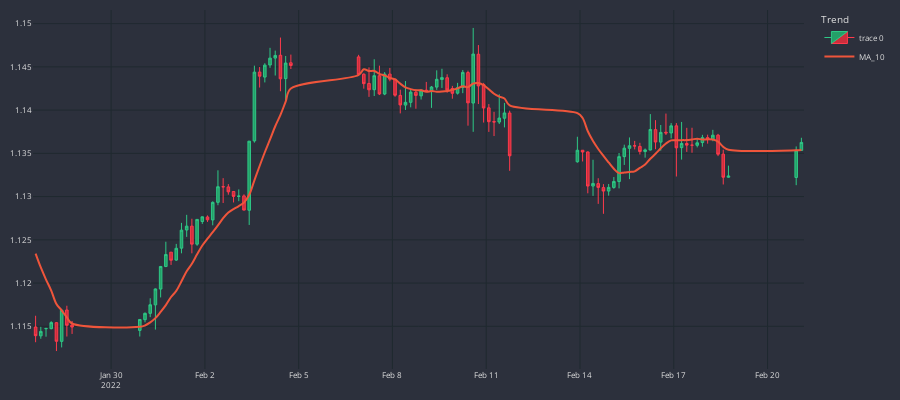

The notebook cell this image was saved under:
### Code cell
fig = go.Figure()
fig.add_trace(go.Candlestick(
    x = df_plot.time,
    open = df_plot.mid_o,
    high = df_plot.mid_h,
    low = df_plot.mid_l,
    close = df_plot.mid_c,
    line = dict(width = 1), opacity = 1,
    increasing_fillcolor = '#24A068',
    decreasing_fillcolor = '#CC2E3C',
    increasing_line_color = '#2EC886',
    decreasing_line_color = '#FF3A4C',
    
))
fig.add_trace(go.Scatter(
    x = df_plot.time,
    y = df_plot["MA_10"],
    line=dict(width = 2),
    line_shape="spline", 
    # line_color="red",
    name="MA_10",
    
))

fig.add_trace(go.Scatter(
    x = df_plot.time,
    y = df_plot["MA_10"],
    line=dict(width = 2),
    line_shape="spline", 
    # line_color="red",
    name="MA_10",
    
))


fig.update_yaxes(
            gridcolor = "#1f292f"
        )

fig.update_xaxes(
    gridcolor = "#1f292f",
    rangeslider = dict(visible = False), #turns off the range slider
    # rangebreaks = [
    #     dict(bounds = ['sat', 'mon'])
    # ],
    #nticks = nticks,
    #type = "date"
)

fig.update_layout(
    width = 900,
    height = 400,
    margin = dict(l=10, r=10, b=10, t=10),
    paper_bgcolor="#2c303c",
    plot_bgcolor = "#2c303c",
    #font_color = "#e1e1e1",
    font = dict(size = 8, color = "#e1e1e1"),
    legend_title_text='Trend',
    showlegend = True
    
)
fig.show()
